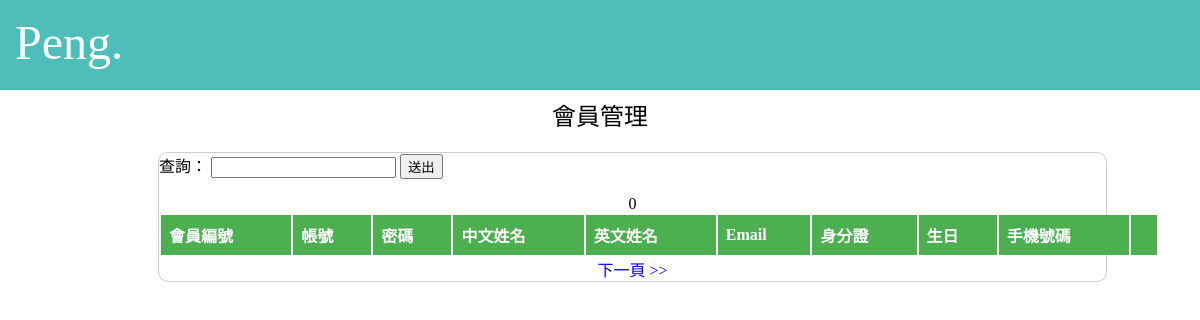
The app's page /Web/Login/member_manage.php, older data.
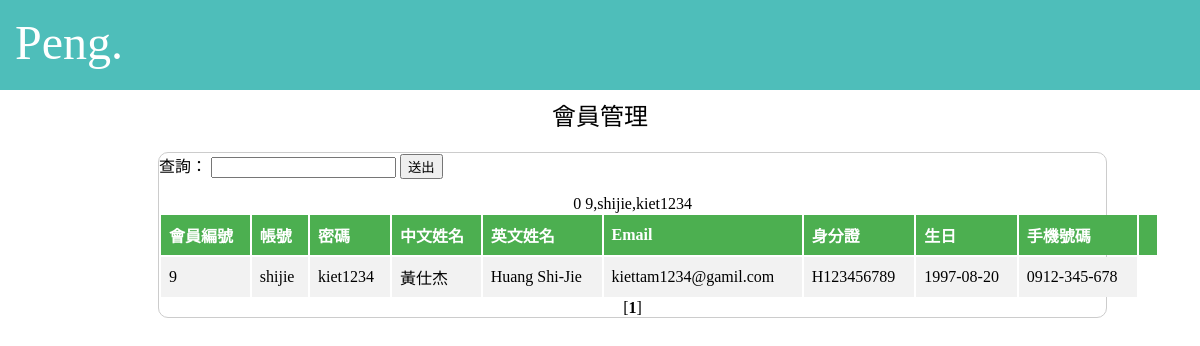
The same page, newer data.
### tables this page shows
CREATE TABLE `Customers` (
  `CustomerID` int(10) NOT NULL,
  `Account` varchar(20) NOT NULL,
  `Password` varchar(20) NOT NULL,
  `NameChi` varchar(10) NOT NULL,
  `NameEng` varchar(30) NOT NULL,
  `Email` varchar(100) NOT NULL,
  `Identify` varchar(10) NOT NULL,
  `Birth` date NOT NULL,
  `CellPhone` varchar(15) NOT NULL,
  `CellPhone_Spare` varchar(15) DEFAULT NULL,
  `HomePhone` varchar(15) NOT NULL,
  `ResidenceAddress` varchar(100) NOT NULL,
  `MailingAddress` varchar(100) NOT NULL,
  `DeliveryAddress` varchar(100) DEFAULT NULL,
  `RegisteredTime` datetime NOT NULL,
  `RegisteredTimeStamp` int(15) NOT NULL,
  `Sex` enum('1','2') NOT NULL,
  `CountryID` int(10) NOT NULL,
  `CompanyID` int(10) DEFAULT NULL
);

### Web/Login/member_manage.php (the view, shortened to what this page needs)
<!DOCTYPE html PUBLIC "-//W3C//DTD XHTML 1.0 Transitional//EN" "http://www.w3.org/TR/xhtml1/DTD/xhtml1-transitional.dtd">
<html xmlns="http://www.w3.org/1999/xhtml">
<head>
</head>
<body>
<div id="ontopDiv" >
  Peng.
</div>
 <div id="title" align="center">
 會員管理
 </div>
 <div id="article" >
 <?php
    include('connect_db.php');
 ?>
  <form method="post" action="member_manage_result.php">
    查詢：
    <input name="mail" type="email"/>
    <input type ="submit" name="send" value="送出"/><p>
  </form>
  <center>
 <?php
	$pageRow_records = 3;
   $num_pages = 1;
   $startRow_records = ($num_pages -1) * $pageRow_records;
   echo $startRow_records;
   $query_RecNews = "SELECT * FROM `customers`";
   $query_limit_RecNews = $query_RecNews." LIMIT ".$startRow_records.", ".$pageRow_records;
   $all_RecNews = mysql_query($query_RecNews);
   $total_records = mysql_num_rows($all_RecNews);
   $total_pages = ceil($total_records/$pageRow_records);
   $title = array('會員編號','帳號','密碼','中文姓名','英文姓名','Email',
   			      '身分證','生日','手機號碼');
  ?>
  <table width="1000">
		<tr>
        <?php for($j=0;$j<=9;$j++){ ?>
        <th>
        <?php echo $title[$j];}?>
        </th>
        </tr>
  <?php
   $data2 = mysql_query($query_limit_RecNews);
   while($rs=mysql_fetch_array($data2)){
	   ?>
	   <tr>
	   <?php
	   for($a=0;$a<=8;$a++){?>
	   <td>
       <?php echo $rs[$a];
	   }?>
       </td>
       </tr>
       <?php }?>
	   </table>
<?php
$range = 10;
for ($x = (($num_pages - $range) - 1); $x < (($num_pages + $range) + 1); $x++) {
	if (($x > 0) && ($x <= $total_pages)) {
		if ($x == $num_pages) {
			echo " [<b>".$x."</b>] ";
		} else {
			echo " <a href=member_manage.php?page=".$x.">".$x."</a> ";
		}
	}
}
if ($num_pages != $total_pages) {
	$nextpage = $num_pages + 1;
	echo " <a href={$_SERVER['PHP_SELF']}?page=".$nextpage.">下一頁</a> ";
	echo " <a href={$_SERVER['PHP_SELF']}?page=".$total_pages.">>></a> ";
}
?>
 </center>
 </div>
</body>
</html>

Row changes from the older to the newer data that the page shows:
added customers: CustomerID "9", Account "shijie", Password "kiet1234", NameChi "黃仕杰", NameEng "Huang Shi-Jie", Email "kiettam1234@gamil.com", Identify "H123456789", Birth "1997-08-20", CellPhone "0912-345-678"
Text that changed along with them:
$startRow_records: "0" → "0 9,shijie,kiet1234"
new list line: "[ 1 ]"
text no longer shown: "下一頁 >>"
